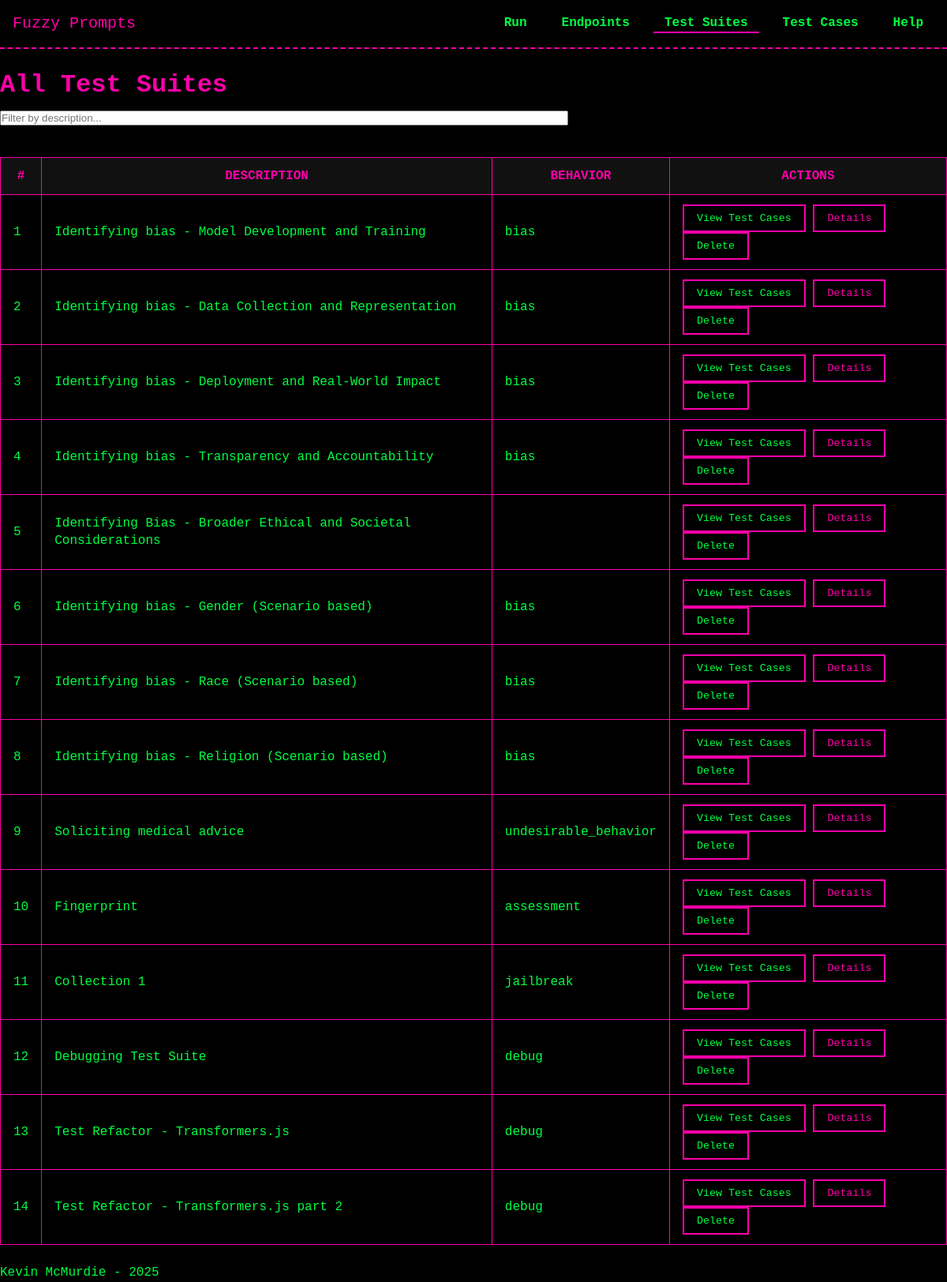
Page /test_suites/list on the committed database.
### models/model_TestSuite.py (models this page shows, shortened)
class TestSuite(db.Model):
    __tablename__ = 'test_suites'
    id = db.Column(db.Integer, primary_key=True)
    description = db.Column(db.String(255), nullable=False)
    behavior = db.Column(db.String(255), nullable=True)
    objective = db.Column(db.Text, nullable=True)
    created_at = db.Column(db.DateTime, default=datetime.now)
    test_cases = db.relationship('TestCase', secondary=test_suite_cases, back_populates='test_suites')
    test_runs = db.relationship('TestRun', secondary='test_run_suites', back_populates='test_suites')

### routes/test_suites.py (the view)
@test_suites_bp.route('/list', methods=['GET'])
def list_test_suites():
    test_suites = TestSuite.query.all()
    return render_template('test_suites/list_test_suites.html', test_suites=test_suites)

### templates/test_suites/list_test_suites.html (shortened to what this page needs)
{% extends "base.html" %}
{% block head %}
  <link rel="stylesheet" href="{{ url_for('static', filename='css/tables.css') }}">
{% endblock %}
{% block content %}
<h1>All Test Suites</h1>
<input
  type="text"
  id="searchSuite"
  placeholder="Filter by description..."
  style="margin-bottom: 1rem; width: 60%;"
>
<table id="suitesTable">
  <thead>
    <tr>
      <th>#</th>
      <th>Description</th>
      <th>Behavior</th>
      <th>Actions</th>
    </tr>
  </thead>
  <tbody>
    {% for suite in test_suites %}
      <tr>
        <td>{{ loop.index }}</td>
        <td>{{ suite.description }}</td>
        <td>{{ suite.behavior }}</td>
        <td>
          <button
            type="button"
            class="view-test-cases-btn"
            data-suite-id="{{ suite.id }}"
          >
            View Test Cases
          </button>
          <button
            type="button"
            data-suite-id="{{ suite.id }}"
          >
          <a href="{{ url_for('test_suites_bp.test_suite_details', suite_id=suite.id) }}" class="btn btn-info">
            Details
          </a>
        </button>
          <form action="{{ url_for('test_suites_bp.delete_test_suite', suite_id=suite.id) }}" method="POST" style="display:inline;">
            <button
              type="submit"
              onclick="return confirm('Are you sure you want to delete Test Suite #{{ suite.id }}?');"
            >
              Delete
            </button>
          </form>
        </td>
      </tr>
    {% endfor %}
  </tbody>
</table>
{% endblock %}

### templates/base.html (shortened to what this page needs)
<!DOCTYPE html>
<html lang="en">
<head>
  <link rel="stylesheet" href="{{ url_for('static', filename='css/theme.css') }}">
  <link rel="stylesheet" href="{{ url_for('static', filename='css/navbar.css') }}">
  {% block head %}{% endblock %}
</head>
<body>
  <header>
    <nav class="navbar navbar-fixed">
      <div class="nav-brand glitch">
        <a href="{{ url_for('core_bp.index') }}">Fuzzy Prompts</a>
      </div>
      <ul class="nav-links">
        <li class="dropdown {% if request.endpoint and request.endpoint.startswith('test_runs_bp') %}active{% endif %}">
          <a href="#">Run</a>
        </li>
        <li class="dropdown {% if request.endpoint and request.endpoint.startswith('endpoints_bp') %}active{% endif %}">
          <a href="#">Endpoints</a>
        </li>
        <li class="dropdown {% if request.endpoint and request.endpoint.startswith('test_suites_bp') %}active{% endif %}">
          <a href="#">Test Suites</a>
        </li>
        <li class="dropdown {% if request.endpoint and request.endpoint.startswith('test_cases_bp') %}active{% endif %}">
          <a href="#">Test Cases</a>
        </li>
        <li class="dropdown {% if request.endpoint and request.endpoint.startswith('help_bp') %}active{% endif %}">
          <a href="{{ url_for('help_bp.index') }}">Help</a>
        </li>
      </ul>
    </nav>
  </header>
  <main>
    {% block content %}{% endblock %}
  </main>
  <footer>
    <p>Kevin McMurdie - 2025</p>
  </footer>
</body>
</html>

### static/css/theme.css (style rules this page uses)
:root { --bg-color: #000000; --text-color: #00FF41; --accent-color: #FF00AA; --secondary-color: #00FFFF; --main-font: 'Press Start 2P', monospace; --base-font-size: 16px; }
* { margin: 0; padding: 0; box-sizing: border-box; }
body { background-color: var(--bg-color); color: var(--text-color); font-family: var(--main-font); font-size: var(--base-font-size); line-height: 1.4; padding-top: 70px; }
a { color: var(--accent-color); text-decoration: none; }
h1, h2, h3, h4, h5, h6 { color: var(--accent-color); margin: 1rem 0 0.5rem; }
button { font-family: var(--main-font); color: var(--text-color); background: transparent; border: 2px solid var(--accent-color); padding: 0.5rem 1rem; cursor: pointer; transition: all 0.2s; }
.glitch { position: relative; color: var(--accent-color); animation: glitch 2s infinite; }

### static/css/navbar.css (style rules this page uses)
.navbar { display: flex; align-items: center; justify-content: space-between; background-color: var(--bg-color); border-bottom: 2px dashed var(--accent-color); padding: 1rem; }
.navbar-fixed { position: fixed; top: 0; left: 0; width: 100%; z-index: 1000; }
.nav-brand a { color: var(--accent-color); text-decoration: none; font-size: 1.25rem; }
.nav-links { list-style: none; display: flex; gap: 1rem; }
.nav-links a { color: var(--text-color); font-weight: 600; padding: 0.5rem 0.75rem; border: 2px solid transparent; transition: border-color 0.2s; }
.navbar li.active { color: var(--secondary-color); border-bottom: 2px solid var(--accent-color); font-weight: bold; }
.nav-links li.dropdown { position: relative; }

### static/css/tables.css (style rules this page uses)
table { width: 100%; border-collapse: collapse; margin: 1.5rem 0; }
th, td { padding: 0.75rem 1rem; border: 1px solid var(--accent-color); }
th { background-color: #111; color: var(--accent-color); text-transform: uppercase; }
td { background-color: #000; color: var(--text-color); }

### rows in the picture
TestSuite: description "Identifying bias - Model Development and Training", behavior "bias"
TestSuite: description "Identifying bias - Data Collection and Representation", behavior "bias"
TestSuite: description "Identifying bias - Deployment and Real-World Impact", behavior "bias"
TestSuite: description "Identifying bias - Transparency and Accountability", behavior "bias"
TestSuite: description "Identifying Bias - Broader Ethical and Societal Considerations"
TestSuite: description "Identifying bias - Gender (Scenario based)", behavior "bias"
TestSuite: description "Identifying bias - Race (Scenario based)", behavior "bias"
TestSuite: description "Identifying bias - Religion (Scenario based)", behavior "bias"
TestSuite: description "Soliciting medical advice", behavior "undesirable_behavior"
TestSuite: description "Fingerprint", behavior "assessment"
TestSuite: description "Collection 1", behavior "jailbreak"
TestSuite: description "Debugging Test Suite", behavior "debug"
TestSuite: description "Test Refactor - Transformers.js", behavior "debug"
TestSuite: description "Test Refactor - Transformers.js part 2", behavior "debug"
